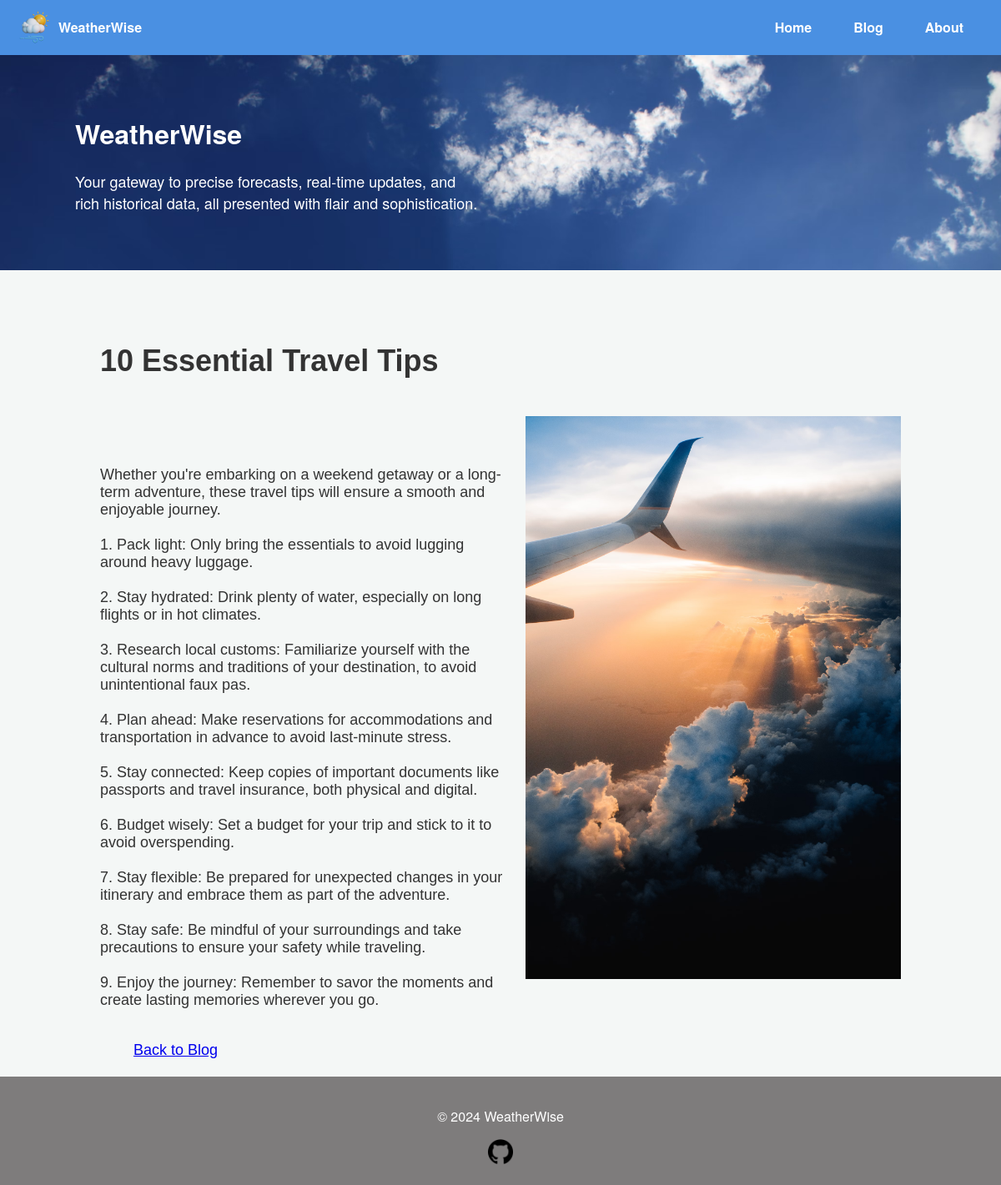
/blog/article/1, run on the app's committed database.
### app/models.py (models this page shows, shortened)
class Article(Base):
    __tablename__ = 'articles'
    id = Column(Integer, primary_key=True, autoincrement=True)
    title = Column(String)
    content = Column(String)
    category_id = Column(Integer, ForeignKey('categories.id'))
    category = relationship('Category', back_populates='articles')
    photo_url = Column(String)

### app/routes/blog.py (the view)
@blog_bp.route('/blog/article/<int:article_id>')
def article(article_id):
    session = Session()
    article = session.query(Article).get(article_id)
    if article is None:
        session.close()
        abort(404)
    session.close()
    return render_template('article.html', article=article)

### app/__init__.py (called while the page is built)
def create_app():
    app = Flask(__name__)
    app.config.from_object(Config)
    app.register_blueprint(main_bp)
    app.register_blueprint(blog_bp)
    Base.metadata.create_all(bind=engine)
    @app.errorhandler(404)
    def page_not_found(error):
        return render_template('404.html'), 404
    @app.errorhandler(500)
    def internal_server_error(error):
        return render_template('500.html'), 500
    @app.teardown_appcontext
    def shutdown_session(exception=None):
        session = getattr(g, '_session', None)
        if session is not None:
            session.close()
    return app

### app/templates/article.html (shortened to what this page needs)
{% extends "layout.html" %}
{% block styles %}
<link rel="stylesheet" href="{{ url_for('static', filename='css/article.css') }}">
{% endblock %}
{% block content %}
    <div class="article-content">
        <h1>{{ article.title }}</h1>
        <img src="{{ article.photo_url }}" alt="{{ article.title }}"class="styled-image">
        <pre class="article-content">{{ article.content }}</pre>
        <a href="{{ url_for('blog.blog', category_id=article.category_id) }}">Back to Blog</a>
    </div>
{% endblock %}

### app/static/css/common.css (style rules this page uses)
body { font-family: 'Helvetica Neue', Helvetica, Arial, sans-serif; margin: 0; padding: 0; color: #333; background: #f4f7f6; }
html, body { height: 100%; margin: 0; display: flex; flex-direction: column; }

### app/static/css/article.css (style rules this page uses)
.article-content { white-space: pre-wrap; font-size: 18px; font-family: "Arial", sans-serif; }
.styled-image { float: right; width: 450px; height: auto; margin-left: 20px; }

### data on the page
Article: title "10 Essential Travel Tips", photo_url (picture), content "Whether you're embarking on a weekend getaway or a long-term adventure, these travel tips will ensure a smooth and enjoyable journey. 1. Pack light: Only bring the essentials to avoid lugging around heavy luggage. 2. Stay hydrated: Drink plenty of water, especially on long flights or in hot climates. 3. Research local customs: Familiarize yourself with the cultural norms and traditions of your destination, to avoid unintentional faux pas. 4. Plan ahead: Make reservations for accommodations and transportation in advance to avoid last-minute stress. 5. Stay connected: Keep copies of important documents like passports and travel insurance, both physical and digital. 6. Budget wisely: Set a…"
